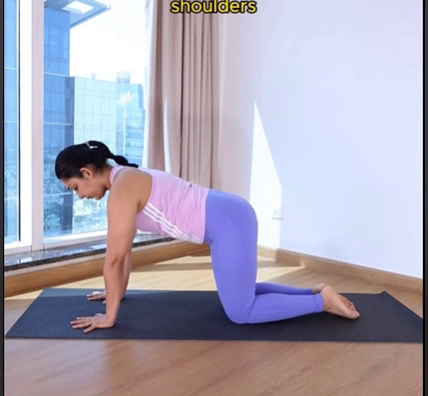
#> input picture frame 105 of plank test.mp4, 428 x 396 px, given in place of the camera
$ python video_capture.py
#> lines starting #> are read from the running program, lines starting #| are printed output that depends on the picture
import os
import time
import cv2


def record_yoga_session_mp4():
    # Initialize webcam (0 is usually the default built-in camera)
    cap = cv2.VideoCapture(0)

    if not cap.isOpened():
        print("Error: Could not open the webcam.")
        return

    # Get video dimensions from  webcam
    frame_width = int(cap.get(cv2.CAP_PROP_FRAME_WIDTH))
    frame_height = int(cap.get(cv2.CAP_PROP_FRAME_HEIGHT))
    fps = int(cap.get(cv2.CAP_PROP_FPS))

    # Fallback if FPS is reported incorrectly by hardware
    if fps <= 0 or fps > 60:
        fps = 30

    # CHANGED: Use 'mp4v' codec for native MP4 recording
    fourcc = cv2.VideoWriter_fourcc(*"mp4v")

    # Temporary MP4 file name
    temp_filename = "temp_recording.mp4"
    out = cv2.VideoWriter(
        temp_filename, fourcc, fps, (frame_width, frame_height)
    )

    countdown_duration = 10  # seconds
    recording_duration = 30  # seconds

    start_time = time.time()
    state = "COUNTDOWN"  # States: COUNTDOWN, RECORDING, DONE

    print(
        f"Starting {countdown_duration}-second countdown. Press 'q' to cancel."
    )

    while cap.isOpened():
        ret, frame = cap.read()
#> frame is the input picture: shape (396, 428, 3); mean B, G, R 182.5, 166.6, 171.2
        if not ret:
            print("Error: Failed to grab frame.")
            break

        # Flip horizontally for a mirror effect (easier to position your body)
        frame = cv2.flip(frame, 1)
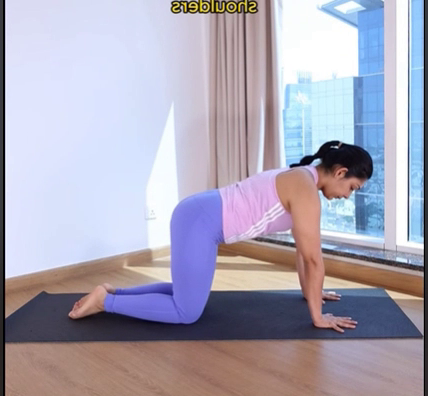
#> frame: shape (396, 428, 3); mean B, G, R 182.5, 166.6, 171.2
        elapsed = time.time() - start_time

        if state == "COUNTDOWN":
            remaining = int(countdown_duration - elapsed)

            # Display countdown and cancel cue on screen
            cv2.putText(
                frame,
                f"Starting in: {remaining}s",
                (50, 70),
                cv2.FONT_HERSHEY_SIMPLEX,
                1.3,
                (0, 165, 255),
                3,
            )
            cv2.putText(
                frame,
                "Press 'q' to cancel",
                (50, 120),
                cv2.FONT_HERSHEY_SIMPLEX,
                0.8,
                (255, 255, 255),
                2,
            )
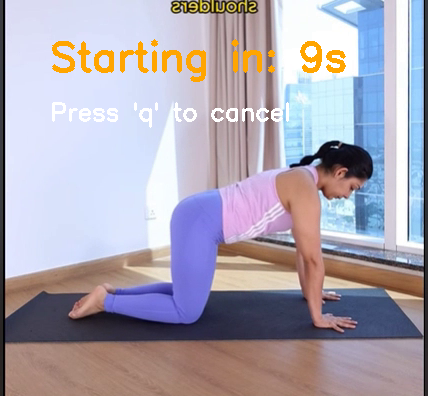
#> frame: shape (396, 428, 3); mean B, G, R 178.5, 166.1, 172.3

            if elapsed >= countdown_duration:
                state = "RECORDING"
                start_time = time.time()  # Reset timer for the 1-minute recording
                print("Recording started!")

        elif state == "RECORDING":
            rec_elapsed = time.time() - start_time
            remaining_rec = int(recording_duration - rec_elapsed)

            # Write frame to the MP4 file
            out.write(frame)

            # Display recording status metrics
            cv2.putText(
                frame,
                "• RECORDING",
                (50, 70),
                cv2.FONT_HERSHEY_SIMPLEX,
                1.3,
                (0, 0, 255),
                3,
            )
            cv2.putText(
                frame,
                f"Time Left: {remaining_rec}s",
                (50, 120),
                cv2.FONT_HERSHEY_SIMPLEX,
                1,
                (255, 255, 255),
                2,
            )
            cv2.putText(
                frame,
                "Press 'q' to abort",
                (50, 170),
                cv2.FONT_HERSHEY_SIMPLEX,
                0.7,
                (200, 200, 200),
                1,
            )

            if rec_elapsed >= recording_duration:
                state = "DONE"
                break

        # Display preview
        cv2.imshow("YogAI Video Capture (MP4)", frame)

        # Middle-of-session cancellation: Press 'q'
        if cv2.waitKey(1) & 0xFF == ord("q"):
#> (key q is pressed here)
            print("\nRecording cancelled mid-session.")
            break

    # Release resources
    cap.release()
    out.release()
    cv2.destroyAllWindows()

    # Post-processing file naming logic
    if state == "DONE":
        print("\nRecording complete!")
        user_filename = input(
            "Enter the desired filename (without extension): "
        ).strip()

        if not user_filename:
            user_filename = f"yoga_session_{int(time.time())}"

        # CHANGED: Append .mp4 extension
        final_filename = f"{user_filename}.mp4"

        try:
            os.rename(temp_filename, final_filename)
            print(f"Success! Video saved as: {os.path.abspath(final_filename)}")
        except Exception as e:
            print(f"Error saving file: {e}. Saved as {temp_filename} instead.")
    else:
        # Automatically deletes the temporary fragmented MP4 file if you press 'q'
        if os.path.exists(temp_filename):
            os.remove(temp_filename)
        print("Incomplete video file discarded cleanly.")


if __name__ == "__main__":
    record_yoga_session_mp4()

$ run again, starting later in the video
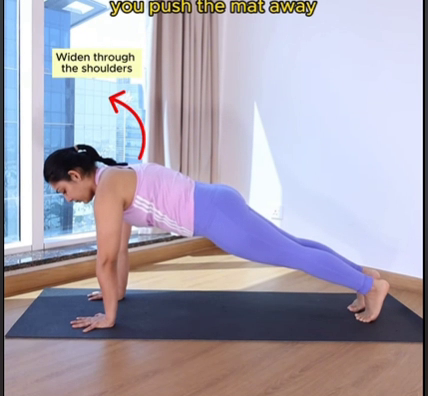
#> input picture frame 472 of plank test.mp4, 428 x 396 px, given in place of the camera
#> in record_yoga_session_mp4, frame is the input picture: shape (396, 428, 3); mean B, G, R 177.1, 162.9, 168.3
#> in record_yoga_session_mp4, `frame = cv2.flip(frame, 1)`:
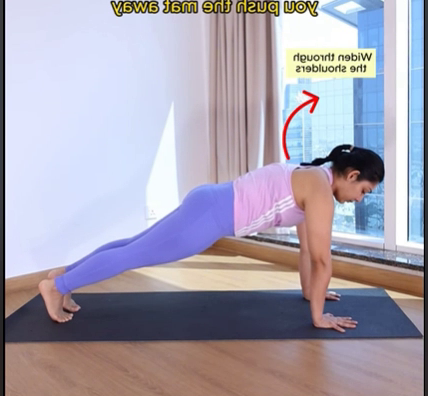
#> frame: shape (396, 428, 3); mean B, G, R 177.1, 162.9, 168.3
#> in record_yoga_session_mp4, `cv2.putText( frame, "Press 'q' to cancel", (50, 120), cv2.FONT_HERSHEY..`:
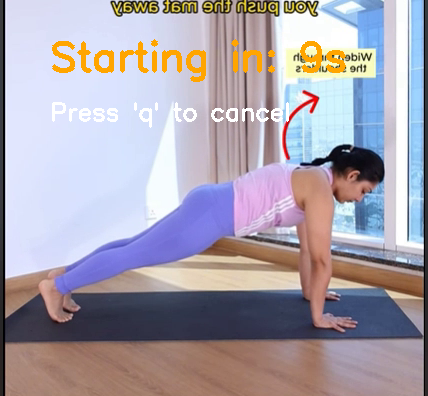
#> frame: shape (396, 428, 3); mean B, G, R 173.5, 162.6, 169.6

$ run again, starting later in the video
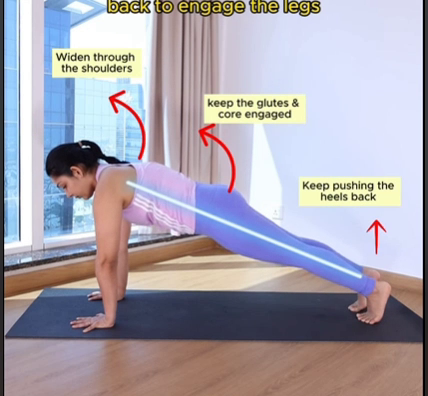
#> input picture frame 840 of plank test.mp4, 428 x 396 px, given in place of the camera
#> in record_yoga_session_mp4, frame is the input picture: shape (396, 428, 3); mean B, G, R 174, 163.4, 168.6
#> in record_yoga_session_mp4, `frame = cv2.flip(frame, 1)`:
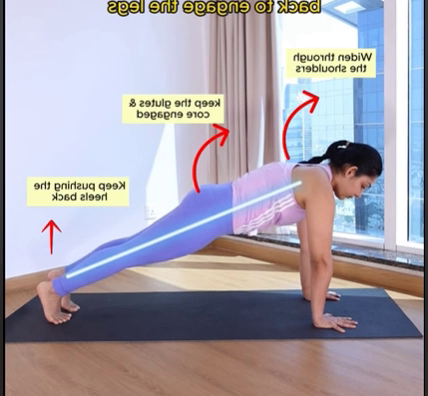
#> frame: shape (396, 428, 3); mean B, G, R 174, 163.4, 168.6
#> in record_yoga_session_mp4, `cv2.putText( frame, "Press 'q' to cancel", (50, 120), cv2.FONT_HERSHEY..`:
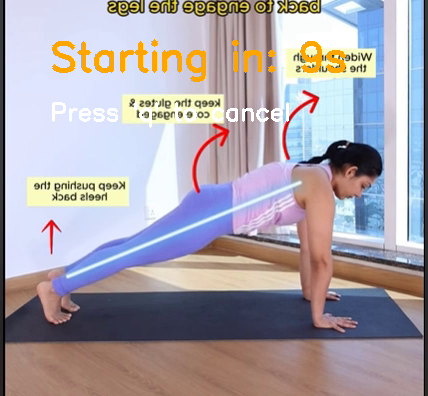
#> frame: shape (396, 428, 3); mean B, G, R 170.5, 163.1, 169.9
